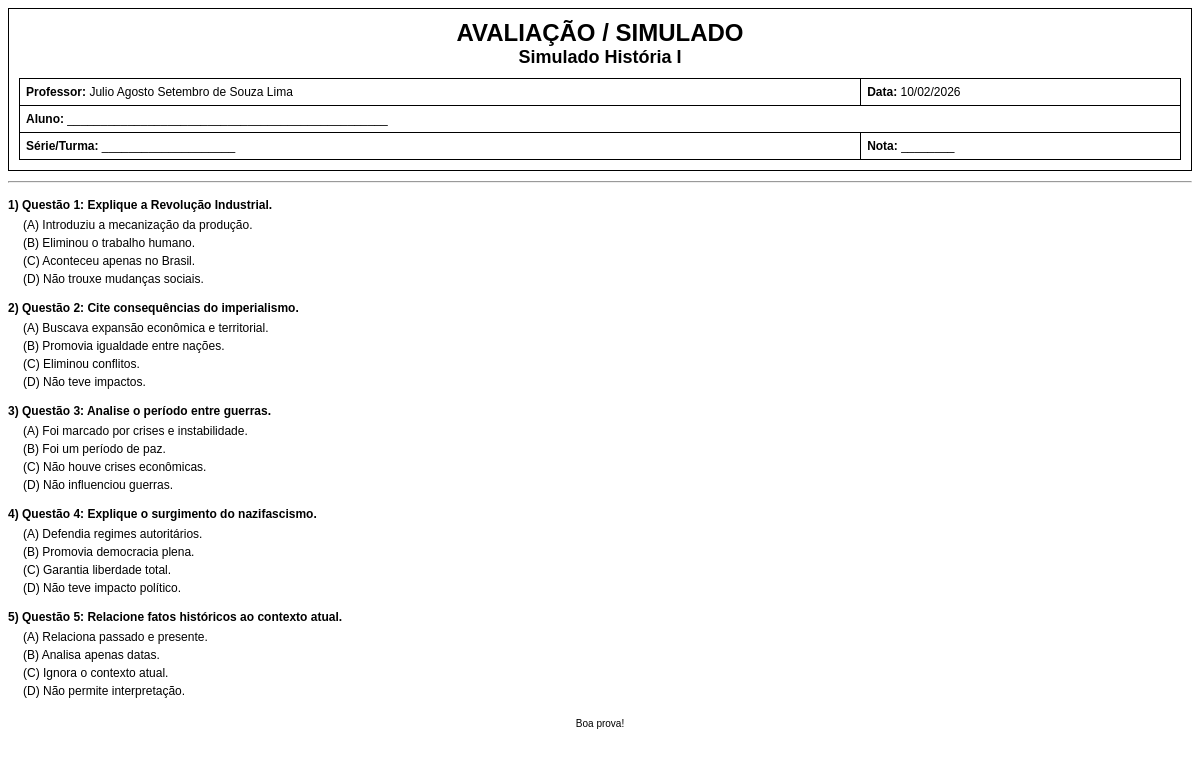
Page /template_simulado.php?ids=8 (signed in) on the committed database.
### tables this page shows
CREATE TABLE `simulado` (
  `id` int(11) NOT NULL,
  `idprofessor` int(11) NOT NULL,
  `nome` varchar(100) NOT NULL,
  `data` date NOT NULL
);

CREATE TABLE `professor` (
  `id` int(11) NOT NULL,
  `nome` varchar(50) NOT NULL,
  `email` varchar(100) NOT NULL,
  `senha` varchar(50) NOT NULL
);

### template_simulado.php (the view, shortened to what this page needs)
<?php
include("connect.php");
$idsimulado = isset($_GET['ids']) ? (int)$_GET['ids'] : 0;
$sqlSimulado = "
SELECT s.nome AS simulado, s.data, p.nome AS professor
FROM simulado s
INNER JOIN professor p ON p.id = s.idprofessor
WHERE s.id = {$idsimulado}
";
$resSimulado = mysqli_query($con, $sqlSimulado);
$simulado    = mysqli_fetch_assoc($resSimulado);
$dataProva = '';
if (!empty($simulado['data'])) {
    $dataProva =
        substr($simulado['data'], 8, 2) . '/' .
        substr($simulado['data'], 5, 2) . '/' .
        substr($simulado['data'], 0, 4);
}
$sqlPerguntas = "
SELECT id, texto
FROM pergunta
WHERE idsimulado = {$idsimulado}
ORDER BY id
";
$resPerguntas = mysqli_query($con, $sqlPerguntas);
$perguntas = [];
while ($p = mysqli_fetch_assoc($resPerguntas)) {
    $sqlAlt = "
    SELECT texto
    FROM alternativa
    WHERE idpergunta = {$p['id']}
    ORDER BY id
    ";
    $resAlt = mysqli_query($con, $sqlAlt);
    $alternativas = [];
    while ($a = mysqli_fetch_assoc($resAlt)) {
        $alternativas[] = $a['texto'];
    }
    $perguntas[] = [
        'texto' => $p['texto'],
        'alternativas' => $alternativas
    ];
}
?>
<!DOCTYPE html>
<html lang="pt-BR">
<head>
</head>
<body>
<div class="cabecalho">
    <h1>AVALIAÇÃO / SIMULADO</h1>
    <h2><?php echo htmlspecialchars($simulado['simulado']); ?></h2>
    <table class="info">
        <tr>
            <td><strong>Professor:</strong> <?php echo htmlspecialchars($simulado['professor']); ?></td>
            <td><strong>Data:</strong> <?php echo $dataProva; ?></td>
        </tr>
        <tr>
            <td colspan="2"><strong>Aluno:</strong> ________________________________________________</td>
        </tr>
        <tr>
            <td><strong>Série/Turma:</strong> ____________________</td>
            <td><strong>Nota:</strong> ________</td>
        </tr>
    </table>
</div>
<hr>
<?php
$numero = 1;
$letras = ['A', 'B', 'C', 'D', 'E'];
foreach ($perguntas as $q):
?>
<div class="questao">
    <p><?php echo $numero . ') ' . htmlspecialchars($q['texto']); ?></p>
    <?php foreach ($q['alternativas'] as $i => $alt): ?>
        <div class="alternativa">
            (<?php echo $letras[$i]; ?>) <?php echo htmlspecialchars($alt); ?>
        </div>
    <?php endforeach; ?>
</div>
<?php
$numero++;
endforeach;
?>
<div class="rodape">
    Boa prova!
</div>
</body>
</html>

### template_simulado.php (style rules this page uses)
body { font-family: Arial, Helvetica, sans-serif; font-size: 12px; color: #000; }
h1, h2 { margin: 0; text-align: center; }
hr { margin: 10px 0; }
.cabecalho { border: 1px solid #000; padding: 10px; }
.info { width: 100%; border-collapse: collapse; margin-top: 10px; }
.info td { border: 1px solid #000; padding: 6px; }
.questao { margin-top: 15px; page-break-inside: avoid; }
.questao p { margin: 0 0 6px 0; font-weight: bold; }
.alternativa { margin-left: 15px; margin-bottom: 4px; }
.rodape { margin-top: 20px; font-size: 10px; text-align: center; }

### rows in the picture
simulado: nome "Simulado História I", idprofessor.nome "Julio Agosto Setembro de Souza Lima", data "10/02/2026"

### other values in the picture
$q['texto'] "Questão 1: Explique a Revolução Industrial."
$letras[$i] "A"
$alt "Introduziu a mecanização da produção."
$letras[$i] "B"
$alt "Eliminou o trabalho humano."
$letras[$i] "C"
$alt "Aconteceu apenas no Brasil."
$letras[$i] "D"
$alt "Não trouxe mudanças sociais."
$q['texto'] "Questão 2: Cite consequências do imperialismo."
$alt "Buscava expansão econômica e territorial."
$alt "Promovia igualdade entre nações."
$alt "Eliminou conflitos."
$alt "Não teve impactos."
$q['texto'] "Questão 3: Analise o período entre guerras."
